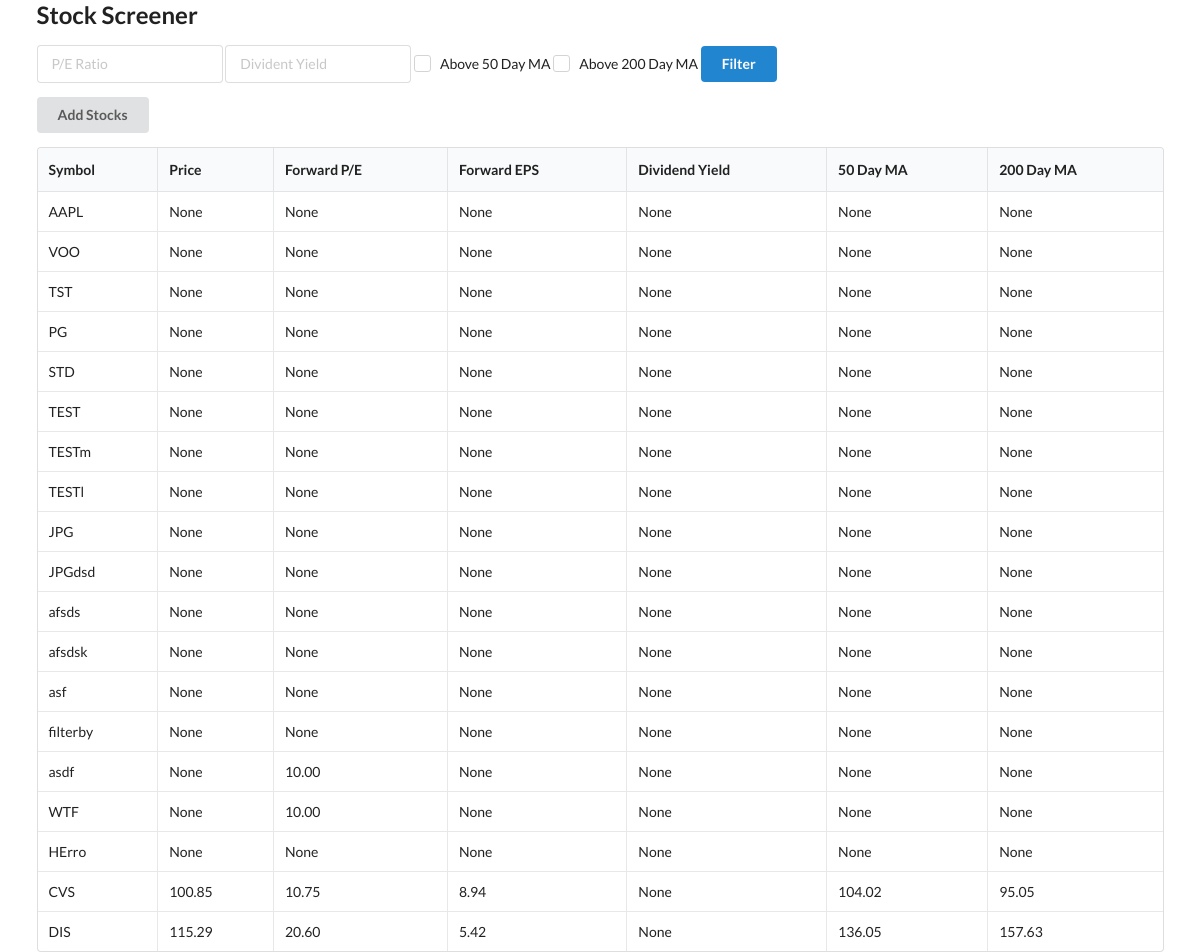
The app's page /, older data.
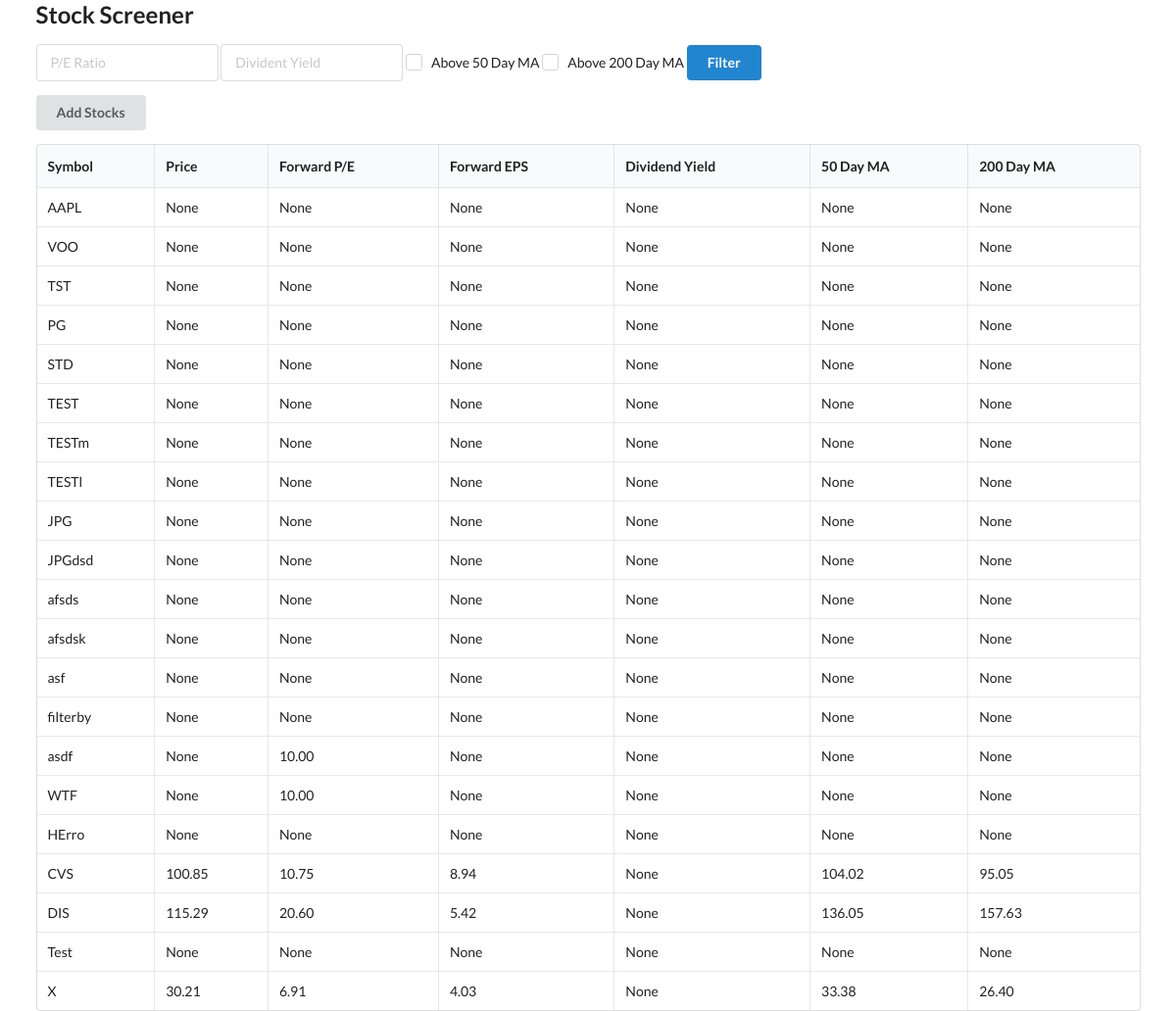
The same page, newer data.
### models.py (models this page shows)
class Stock(Base):
    __tablename__ = "stocks"
    id = Column(Integer, primary_key=True, index=True)
    symbol = Column(String, unique=True, index=True)
    price = Column(Numeric(10, 2))
    forward_pe = Column(Numeric(10, 2))
    forward_eps = Column(Numeric(10, 2))
    divident_yield = Column(Numeric(10, 2))
    ma50 = Column(Numeric(10, 2))
    ma200 = Column(Numeric(10, 2))

### main.py (the view)
@app.get("/")
def dashboard(request: Request, forward_pe = None, divident_yield = None, ma50 = None, ma200 = None, db: Session = Depends(get_db)):
    stocks = db.query(Stock)
    if forward_pe:
        stocks = stocks.filter(Stock.forward_pe < forward_pe)
    if divident_yield:
        stocks = stocks.filter(Stock.divident_yield > divident_yield)
    if ma50:
        stocks = stocks.filter(Stock.price > Stock.ma50)
    if ma200:
        stocks = stocks.filter(Stock.price > Stock.ma200)
    return templates.TemplateResponse("dashboard.html", {"request": request, "stocks": stocks , "divident_yield": divident_yield, "forward_pe": forward_pe, "ma200": ma200, "ma50": ma50  } )

### templates/dashboard.html (shortened to what this page needs)
{% extends "layout.html" %} {% block content %}
<form>
  <div class="ui input">
    <input
      name="forward_pe"
      type="text"
      placeholder="P/E Ratio"
      value="{{ forward_pe or '' }}"
    />
  </div>
  <div class="ui input">
    <input
      name="Divident_yield"
      type="text"
      placeholder="Divident Yield"
      value="{{ Divident_yield or ''}}"
    />
  </div>
  <div class="ui checkbox">
    <label>Above 50 Day MA</label>
  </div>
  <div class="ui checkbox">
    <label>Above 200 Day MA</label>
  </div>
  <button type="submit" class="ui button primary">Filter</button>
</form>
<div>
  <button id="add_stocks" class="ui button">Add Stocks</button>
</div>
<table class="ui celled table">
  <thead>
    <tr>
      <th>Symbol</th>
      <th>Price</th>
      <th>Forward P/E</th>
      <th>Forward EPS</th>
      <th>Dividend Yield</th>
      <th>50 Day MA</th>
      <th>200 Day MA</th>
    </tr>
  </thead>
  <tbody>
    {% for stock in stocks %}
    <tr>
      <td>{{ stock.symbol }}</td>
      <td>{{ stock.price }}</td>
      <td>{{ stock.forward_pe }}</td>
      <td>{{ stock.forward_eps }}</td>
      <td>{{ stock.divident_yield }}</td>
      <td>{{ stock.ma50 }}</td>
      <td>{{ stock.ma200 }}</td>
    </tr>
    {% endfor %}
  </tbody>
</table>
{% endblock %}

Row changes from the older to the newer data that the page shows:
added Stock: symbol "Test", price "None", forward_pe "None", forward_eps "None", divident_yield "None", ma50 "None", ma200 "None"
added Stock: symbol "X", price "30.21", forward_pe "6.91", forward_eps "4.03", divident_yield "None", ma50 "33.38", ma200 "26.40"
